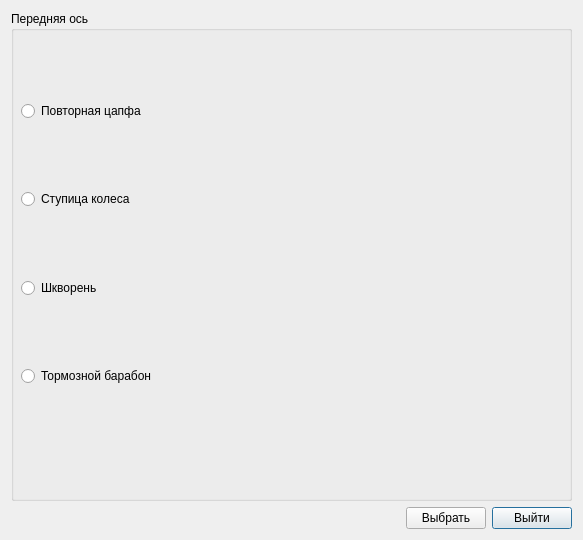
<?xml version="1.0" encoding="UTF-8"?>
<ui version="4.0">
 <class>peredos</class>
 <widget class="QDialog" name="peredos">
  <property name="geometry">
   <rect>
    <x>0</x>
    <y>0</y>
    <width>583</width>
    <height>540</height>
   </rect>
  </property>
  <property name="windowTitle">
   <string>Dialog</string>
  </property>
  <layout class="QGridLayout" name="gridLayout">
   <item row="1" column="3">
    <widget class="QPushButton" name="pushButton_2">
     <property name="text">
      <string>Выйти</string>
     </property>
    </widget>
   </item>
   <item row="1" column="1" colspan="2">
    <widget class="QPushButton" name="pushButton">
     <property name="text">
      <string>Выбрать</string>
     </property>
    </widget>
   </item>
   <item row="1" column="0">
    <spacer name="horizontalSpacer">
     <property name="orientation">
      <enum>Qt::Horizontal</enum>
     </property>
     <property name="sizeHint" stdset="0">
      <size>
       <width>358</width>
       <height>20</height>
      </size>
     </property>
    </spacer>
   </item>
   <item row="0" column="0" colspan="4">
    <widget class="QGroupBox" name="groupBox">
     <property name="title">
      <string>Передняя ось</string>
     </property>
     <widget class="QWidget" name="layoutWidget">
      <property name="geometry">
       <rect>
        <x>10</x>
        <y>27</y>
        <width>251</width>
        <height>411</height>
       </rect>
      </property>
      <layout class="QVBoxLayout" name="verticalLayout_2">
       <item>
        <layout class="QVBoxLayout" name="verticalLayout">
         <item>
          <spacer name="verticalSpacer_4">
           <property name="orientation">
            <enum>Qt::Vertical</enum>
           </property>
           <property name="sizeHint" stdset="0">
            <size>
             <width>20</width>
             <height>40</height>
            </size>
           </property>
          </spacer>
         </item>
         <item>
          <widget class="QRadioButton" name="tsapha">
           <property name="text">
            <string>Повторная цапфа</string>
           </property>
          </widget>
         </item>
         <item>
          <spacer name="verticalSpacer_3">
           <property name="orientation">
            <enum>Qt::Vertical</enum>
           </property>
           <property name="sizeHint" stdset="0">
            <size>
             <width>20</width>
             <height>40</height>
            </size>
           </property>
          </spacer>
         </item>
         <item>
          <widget class="QRadioButton" name="stupitsa">
           <property name="text">
            <string>Ступица колеса</string>
           </property>
          </widget>
         </item>
         <item>
          <spacer name="verticalSpacer_2">
           <property name="orientation">
            <enum>Qt::Vertical</enum>
           </property>
           <property name="sizeHint" stdset="0">
            <size>
             <width>20</width>
             <height>40</height>
            </size>
           </property>
          </spacer>
         </item>
         <item>
          <widget class="QRadioButton" name="shkvoren">
           <property name="text">
            <string>Шкворень</string>
           </property>
          </widget>
         </item>
         <item>
          <spacer name="verticalSpacer">
           <property name="orientation">
            <enum>Qt::Vertical</enum>
           </property>
           <property name="sizeHint" stdset="0">
            <size>
             <width>20</width>
             <height>40</height>
            </size>
           </property>
          </spacer>
         </item>
         <item>
          <widget class="QRadioButton" name="baraban">
           <property name="text">
            <string>Тормозной барабон</string>
           </property>
          </widget>
         </item>
         <item>
          <spacer name="verticalSpacer_5">
           <property name="orientation">
            <enum>Qt::Vertical</enum>
           </property>
           <property name="sizeHint" stdset="0">
            <size>
             <width>20</width>
             <height>40</height>
            </size>
           </property>
          </spacer>
         </item>
        </layout>
       </item>
      </layout>
     </widget>
     <widget class="QLabel" name="image">
      <property name="geometry">
       <rect>
        <x>280</x>
        <y>90</y>
        <width>261</width>
        <height>271</height>
       </rect>
      </property>
      <property name="text">
       <string/>
      </property>
     </widget>
    </widget>
   </item>
  </layout>
 </widget>
 <resources/>
 <connections/>
</ui>
